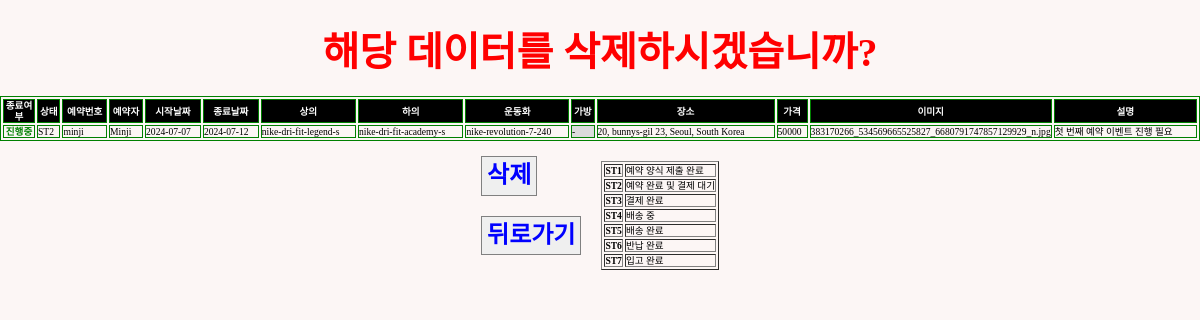
Screenshot of /sterna/delpage/minji (signed in) with the database file from the repository.
### reservation/models.py (models this page shows)
class Reservation(models.Model):
    STATUS_CHOICE = [
        ("ST1", "예약 양식 제출 완료"),
        ("ST2", "예약 완료 및 결제 대기"),
        ("ST3", "결제 완료"),
        ("ST4", "배송 중"),
        ("ST5", "배송 완료"),
        ("ST6", "반납 완료"),
        ("ST7", "입고 완료"),
    ]
    reserv_id = models.CharField(
        max_length=20,
        primary_key=True,
        default="ste-" + datetime.now().strftime("%Y%m%dT%H%M%S"),
    )
    client = models.CharField(max_length=20)
    contact = models.CharField(max_length=50, blank=False)
    start_date = models.DateField()
    start_time = models.TimeField(blank=True, default=timezone.now)
    end_date = models.DateField()
    end_time = models.TimeField(blank=True, default=timezone.now)
    top = models.ForeignKey(
        Item,
        on_delete=models.CASCADE,
        limit_choices_to={"category": "top"},
        related_name="topName",
        blank=True,
        null=True,
    )
    bottom = models.ForeignKey(
        Item,
        on_delete=models.CASCADE,
        limit_choices_to={"category": "bottom"},
        related_name="bottomName",
        blank=True,
        null=True,
    )
    shoes = models.ForeignKey(
        Item,
        on_delete=models.CASCADE,
        limit_choices_to={"category": "shoes"},
        related_name="shoesName",
        blank=True,
        null=True,
    )
    bag = models.ForeignKey(
        Item,
        on_delete=models.CASCADE,
        limit_choices_to={"category": "bag"},
        related_name="bagName",
        blank=True,
        null=True,
    )
    image = models.ImageField(upload_to="", blank=True)
    desc = models.TextField(blank=True, default="-")
    status = models.CharField(
        max_length=3,
        choices=STATUS_CHOICE,
        default="ST1",
    )
    completed = models.BooleanField(default=False)
    cost = models.IntegerField(default=0)
    location = models.CharField(max_length=50, blank=False)
    paypal_link = models.CharField(max_length=50, blank=False, default="free")
    def __str__(self):
        return str(self.completed) + " " + self.client + "_" + self.reserv_id

class Item(models.Model):
    CATEGORY = [
        ("shoes", "Shoes"),
        ("top", "Top"),
        ("bottom", "Bottom"),
        ("bag", "Bag & Pouch"),
        ("etc", "ETC"),
    ]
    SIZE = [
        ("Others", "free"),
        (
            "shoes",
            (
                ("220", "220mm"),
                ("225", "225mm"),
                ("230", "230mm"),
                ("235", "235mm"),
                ("240", "240mm"),
                ("245", "245mm"),
                ("250", "250mm"),
                ("255", "255mm"),
                ("260", "260mm"),
                ("265", "265mm"),
                ("270", "270mm"),
                ("275", "275mm"),
                ("280", "280mm"),
                ("285", "285mm"),
                ("290", "290mm"),
                ("295", "295mm"),
                ("300", "300mm"),
            ),
        ),
        (
            "top",
            (
                ("XS", "XS"),
                ("S", "S"),
                ("M", "M"),
                ("L", "L"),
                ("XL", "XL"),
                ("XXL", "XXL"),
            ),
        ),
        (
            "bottom",
            (
                ("XS", "XS"),
                ("S", "S"),
                ("M", "M"),
                ("L", "L"),
                ("XL", "XL"),
                ("XXL", "XXL"),
            ),
        ),
    ]
    GENDER = {("M", "Male"), ("F", "Female"), ("E", "NO Gender")}
    category = models.CharField(max_length=10, choices=CATEGORY)
    gender = models.CharField(max_length=1, blank=True, choices=GENDER)
    name = models.CharField(max_length=20, blank=True)
    model_num = models.CharField(primary_key=True, max_length=50, blank=True)
    size = models.CharField(max_length=10, blank=True, choices=SIZE)
    amount = models.IntegerField(default=0, blank=True)
    link = models.URLField(blank=True)
    def __str__(self):
        return self.model_num

### reservation/views.py (the view)
# urls.py: path("sterna/delpage/<str:pk>", views.delpage, name="delpage"),
@login_required(login_url="users:login")
def delpage(request, pk):
    reservation = Reservation.objects.filter(pk=pk)
    print(reservation)
    return render(request, "admin/delete.html", {"reservation": reservation})

### templates/admin/delete.html (shortened to what this page needs)
{% load static %}
<!DOCTYPE html>
<html lang="en">
  <head>
    <link rel="stylesheet" type="text/css" href="{% static 'css/sterna.css' %}"/>
    <link rel="stylesheet" type="text/css" href="{% static 'css/normalize.css' %}"/>
    <link href="https://cdnjs.cloudflare.com/ajax/libs/bootstrap-datetimepicker/3.0.0/css/bootstrap-datetimepicker.min.css" rel="stylesheet"/>
  </head>
  <body>
    {% for data in reservation %}
      <div class="tocenter">
        <div class="flex-row" style="width:100%; margin: 30px 0 20px 0; justify-content:space-around;">
          <div>
            <p style="font-size:2.5rem; font-weight:bold; color:red;">해당 데이터를 삭제하시겠습니까?</p>
          </div>
        </div>
      </div>
      <table border="1" bordercolor="green" style="font-size:0.6rem; width:100%;">
        <tr style="background-color:black; color:white;">
          <th scope="col" style="width:30px; text-align:center">종료여부</th>
          <th scope="col">상태</th>
          <th scope="col">예약번호</th>
          <th scope="col">예약자</th>
          <th scope="col">시작날짜</th>
          <th scope="col">종료날짜</th>
          <th scope="col">상의</th>
          <th scope="col">하의</th>
          <th scope="col">운동화</th>
          <th scope="col">가방</th>
          <th scope="col">장소</th>
          <th scope="col">가격</th>
          <th scope="col" style="width:50px; text-align:center">이미지</th>
          <th scope="col">설명</th>
        </tr>
        <tr>
          {% if data.completed == True %}
            <td style="color:white; font-weight:bold; background-color:grey; text-align:center;">완료</td>
          {% else %}
            <td style="color:green; font-weight:bold; text-align:center;">진행중</td>
          {% endif %}
          <td>{{data.status}}</td>
          <td>{{data.reserv_id}}</td>
          <td>{{data.client}}</td>
          <td>{{data.start_date | date:"Y-m-d"}}</td>
          <td>{{data.end_date | date:"Y-m-d"}}</td>
          {% if data.top.name == None %}
            <td style='background-color:#DBDBDB;'>-</td>
          {% else %}
            <td>{{data.top}}</td>
          {% endif %}
          {% if data.bottom.name == None %}
            <td style='background-color:#DBDBDB;'>-</td>
          {% else %}
            <td>{{data.bottom}}</td>
          {% endif %}
          {% if data.shoes.name == None %}
            <td style='background-color:#DBDBDB;'>-</td>
          {% else %}
            <td>{{data.shoes}}</td>
          {% endif %}
          {% if data.bag.name == None %}
            <td style='background-color:#DBDBDB;'>-</td>
          {% else %}
            <td>{{data.bag}}</td>
          {% endif %}
          <td>{{data.location}}</td>
          <td>{{data.cost}}</td>
          <td>{{data.image}}</td>
          <td>{{data.desc}}</td>
        </tr>
      </table>
      <div class="flex-row">
        <div class="flex-column">
          <div class="del-button">
            <a href="{% url "reservation:delreserv" data.pk %}">
              <button style="padding: 5px; color:blue; font-weight:bold; font-size:1.5rem;">삭제</button>
            </a>
          </div>
          <div class="tocenter" style="margin:20px 0 0 0;">
            <a href="{% url "reservation:data" %}">
              <button style="padding: 5px; color:blue; font-weight:bold; font-size:1.5rem;">뒤로가기</button>
            </a>
          </div>
        </div>
        <table style="margin:20px 0 0 20px;" border="1">
          <tr style='font-weight:normal; font-size:0.6rem;'>
            <th>ST1</th>
            <td>예약 양식 제출 완료</td>
          </tr>
          <tr style='font-weight:normal; font-size:0.6rem;'>
            <th>ST2</th>
            <td>예약 완료 및 결제 대기</td>
          </tr>
          <tr style='font-weight:normal; font-size:0.6rem;'>
            <th>ST3</th>
            <td>결제 완료</td>
          </tr>
          <tr style='font-weight:normal; font-size:0.6rem;'>
            <th>ST4</th>
            <td>배송 중</td>
          </tr>
          <tr style='font-weight:normal; font-size:0.6rem;'>
            <th>ST5</th>
            <td>배송 완료</td>
          </tr>
          <tr style='font-weight:normal; font-size:0.6rem;'>
            <th>ST6</th>
            <td>반납 완료</td>
          </tr>
          <tr style='font-weight:normal; font-size:0.6rem;'>
            <th>ST7</th>
            <td>입고 완료</td>
          </tr>
        </table>
      </div>
    {% endfor %}
  </body>
</html>

### static/css/sterna.css (style rules this page uses)
:root { --sterun-primary-color: #fbff00; --sterun-secondary-color: #3A3A3A; --sterun-thirdary-color: #4467AF; --sterun-white-color: #FCF6F5; --sterun-black-color: #1d1d1d; --sterun-grey-color: #E8E8E8; }
* { margin: 0; padding: 0; font-family: "SCDream"; z-index:100; }
html, body { background-color: var(--sterun-white-color); margin-top: 100px; min-height: 100%; margin: 0; }
a { color: var(--sterun-black-color); text-decoration: none; }
button { border: 1px solid grey; }
.tocenter { display: flex; flex-direction: column; align-items: center; width:100%; }
.flex-row { display: flex; flex-direction: row; flex-flow: wrap; justify-content: center; }
.flex-column { justify-content: center; display: flex; flex-direction: column; }

### rows the page displays
Reservation: completed "진행중", status "ST2", reserv_id "minji", client "Minji", start_date "2024-07-07", end_date "2024-07-12", top "nike-dri-fit-legend-s", bottom "nike-dri-fit-academy-s", shoes "nike-revolution-7-240", location "20, bunnys-gil 23, Seoul, South Korea", cost "50000", image "383170266_534569665525827_6680791747857129929_n.jpg", desc "첫 번째 예약 이벤트 진행 필요"
